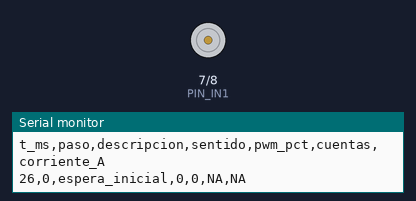
The sketch below on a simulated Arduino Uno, built with avr-gcc and run on an emulated ATmega328P. Shown: motor-driver pin pairs drawn as motors (green arrow = first pin HIGH = forward, orange = second pin HIGH = backward, longer = more drive, scaled by the enable pin), the last lines printed to the serial monitor.

Above: at 0.1 s.
At 6.1 s:
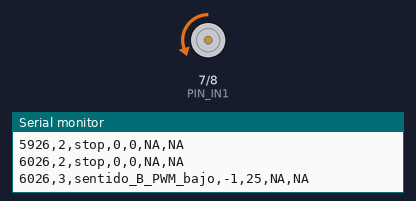
At 15.1 s:
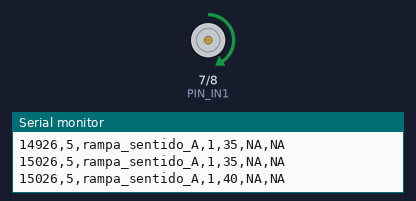
Timing chart, 0 to 22.0 s (numbered marks = the images above):
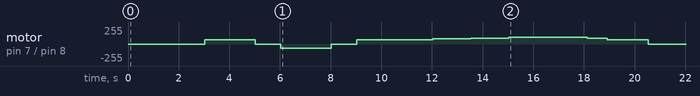

The sketch:

00_prueba_basica_actuacion_2.ino
```cpp
const bool ENCODER_CONECTADO = false;
const bool CSA_CONECTADO     = false;

const int PIN_ENA = 9, PIN_IN1 = 7, PIN_IN2 = 8;
const int PIN_ENCA = 2, PIN_ENCB = 3;
const int PIN_CSA = A1;
const float R_SENSE = 0.5;

const int PWM_PRUEBA = 25;
const int PWM_MAX    = 40;
const float RELACION = 30.0;
const unsigned long T_MUESTRA = 100;

volatile long cuentas = 0;
volatile uint8_t estPrev = 0;
const int8_t QDEC[16] = {0,-1,1,0, 1,0,0,-1, -1,0,0,1, 0,1,-1,0};
void isrEnc() {
  uint8_t e = (digitalRead(PIN_ENCA) << 1) | digitalRead(PIN_ENCB);
  cuentas += QDEC[(estPrev << 2) | e];
  estPrev = e;
}

int pasoActual = 0;
const char *descActual = "inicio";
int sentidoActual = 0;
int pwmActual = 0;
unsigned long t0 = 0;
bool abortado = false;

void detener() {
  analogWrite(PIN_ENA, 0);
  digitalWrite(PIN_IN1, LOW);
  digitalWrite(PIN_IN2, LOW);
  sentidoActual = 0; pwmActual = 0;
}

void girar(int sentido, int pct) {
  pct = constrain(pct, 0, PWM_MAX);
  analogWrite(PIN_ENA, 0);
  digitalWrite(PIN_IN1, sentido > 0 ? HIGH : LOW);
  digitalWrite(PIN_IN2, sentido > 0 ? LOW  : HIGH);
  analogWrite(PIN_ENA, map(pct, 0, 100, 0, 255));
  sentidoActual = sentido; pwmActual = pct;
}

void filaRegistro() {
  long c = 0;
  if (ENCODER_CONECTADO) { noInterrupts(); c = cuentas; interrupts(); }
  Serial.print(millis() - t0);  Serial.print(',');
  Serial.print(pasoActual);     Serial.print(',');
  Serial.print(descActual);     Serial.print(',');
  Serial.print(sentidoActual);  Serial.print(',');
  Serial.print(pwmActual);      Serial.print(',');
  if (ENCODER_CONECTADO) Serial.print(c); else Serial.print(F("NA"));
  Serial.print(',');
  if (CSA_CONECTADO) Serial.print(analogRead(PIN_CSA) * 5.0 / 1023.0 / R_SENSE, 3);
  else Serial.print(F("NA"));
  Serial.println();
}

bool esperar(unsigned long ms) {
  unsigned long ini = millis(), ult = 0;
  bool primera = true;
  while (millis() - ini < ms) {
    if (Serial.available() && Serial.read() == 's') {
      detener(); abortado = true;
      descActual = "ABORTADO_POR_USUARIO"; filaRegistro();
      return false;
    }
    if (primera || millis() - ult >= T_MUESTRA) { primera = false; ult = millis(); filaRegistro(); }
  }
  return true;
}

void fijarPaso(int n, const char *d) { pasoActual = n; descActual = d; }

bool rampa() {
  for (int p = 20; p <= PWM_MAX; p += 5) { girar(+1, p); if (!esperar(1500)) return false; }
  for (int p = PWM_MAX; p >= 20; p -= 5) { girar(+1, p); if (!esperar(800))  return false; }
  return true;
}

void secuencia() {
  abortado = false;
  noInterrupts(); cuentas = 0; interrupts();
  t0 = millis();

  Serial.println(F("#INICIO_REGISTRO"));
  Serial.println(F("#proyecto=IRB2002 Grupo 2 - Guante de rehabilitacion"));
  Serial.println(F("#prueba=Prueba basica de actuacion"));
  Serial.println(F("#placa=Arduino UNO R4 WiFi"));
  Serial.println(F("#driver=CanaKit UK1122 (canal A)"));
  Serial.println(F("#motor=Pololu 37D 12V 30:1 (item 4752)"));
  Serial.print(F("#relacion=")); Serial.println(RELACION, 1);
  Serial.print(F("#cuentas_por_vuelta_salida=")); Serial.println(64.0 * RELACION, 0);
  Serial.print(F("#encoder_conectado=")); Serial.println(ENCODER_CONECTADO ? 1 : 0);
  Serial.print(F("#csa_conectado=")); Serial.println(CSA_CONECTADO ? 1 : 0);
  Serial.print(F("#periodo_muestreo_ms=")); Serial.println(T_MUESTRA);
  Serial.println(F("t_ms,paso,descripcion,sentido,pwm_pct,cuentas,corriente_A"));

  detener();
  bool ok = true;
  fijarPaso(0, "espera_inicial");                           ok = esperar(3000);
  if (ok) { fijarPaso(1, "sentido_A_PWM_bajo"); girar(+1, PWM_PRUEBA); ok = esperar(2000); }
  if (ok) { fijarPaso(2, "stop");               detener();             ok = esperar(1000); }
  if (ok) { fijarPaso(3, "sentido_B_PWM_bajo"); girar(-1, PWM_PRUEBA); ok = esperar(2000); }
  if (ok) { fijarPaso(4, "stop");               detener();             ok = esperar(1000); }
  if (ok) { fijarPaso(5, "rampa_sentido_A");    ok = rampa(); }
  if (ok) { fijarPaso(6, "stop_final");         detener();             esperar(500); }

  detener();
  Serial.println(abortado ? F("#resultado=ABORTADO") : F("#resultado=COMPLETADO"));
  Serial.println(F("#FIN_REGISTRO"));
  Serial.println(F("Copia TODO el Monitor Serie a registro.txt y ejecuta generar_reporte.py. 'r' repite."));
}

void setup() {
  pinMode(PIN_ENA, OUTPUT); pinMode(PIN_IN1, OUTPUT); pinMode(PIN_IN2, OUTPUT);
  detener();
  if (ENCODER_CONECTADO) {
    pinMode(PIN_ENCA, INPUT_PULLUP); pinMode(PIN_ENCB, INPUT_PULLUP);
    estPrev = (digitalRead(PIN_ENCA) << 1) | digitalRead(PIN_ENCB);
    attachInterrupt(digitalPinToInterrupt(PIN_ENCA), isrEnc, CHANGE);
    attachInterrupt(digitalPinToInterrupt(PIN_ENCB), isrEnc, CHANGE);
  }
  Serial.begin(115200);
  while (!Serial && millis() < 3000) {}
  secuencia();
}

void loop() {
  if (Serial.available()) {
    char c = Serial.read();
    if (c == 'r') secuencia();
    else if (c != '\n' && c != '\r') detener();
  }
}
```
